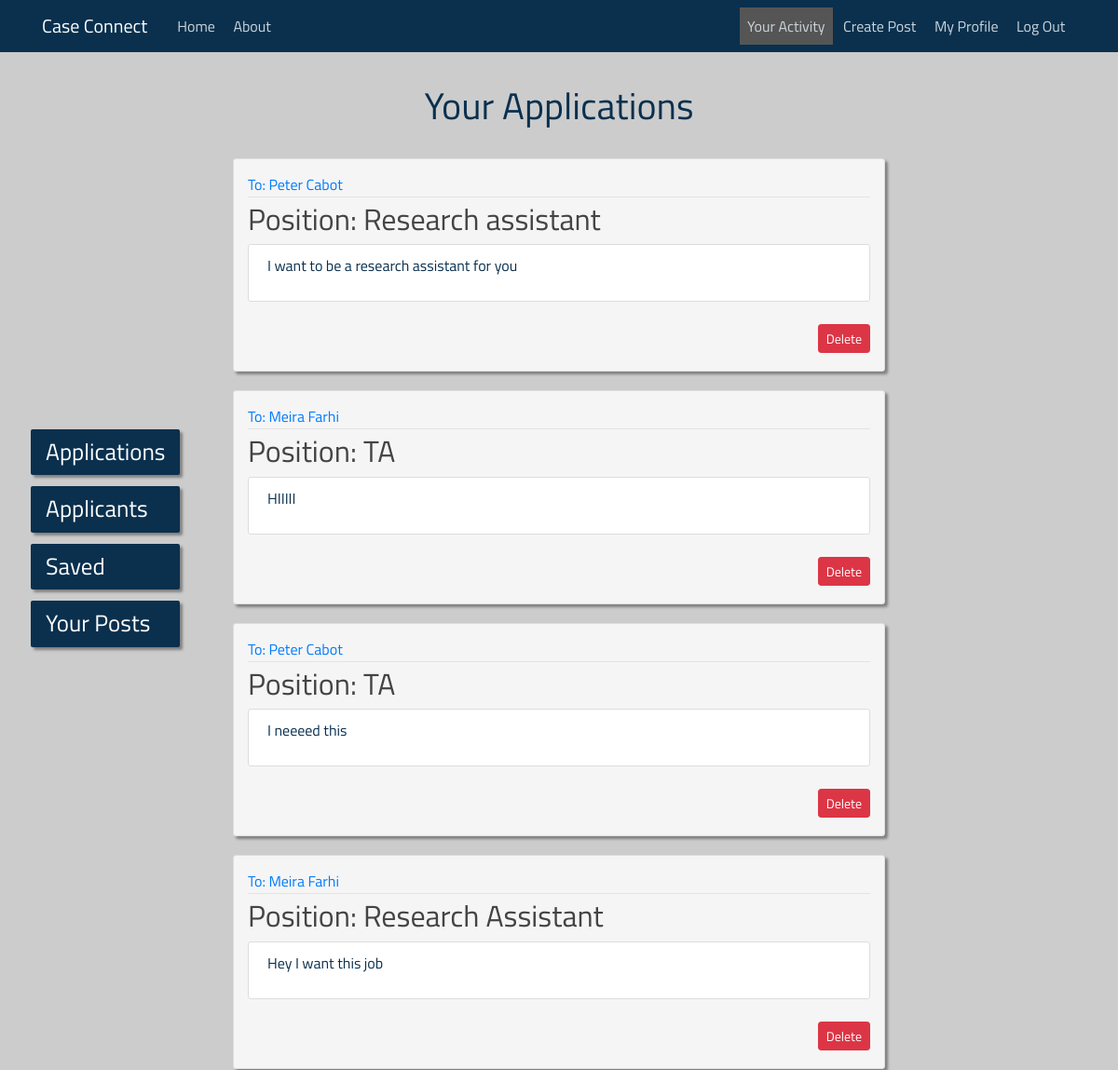
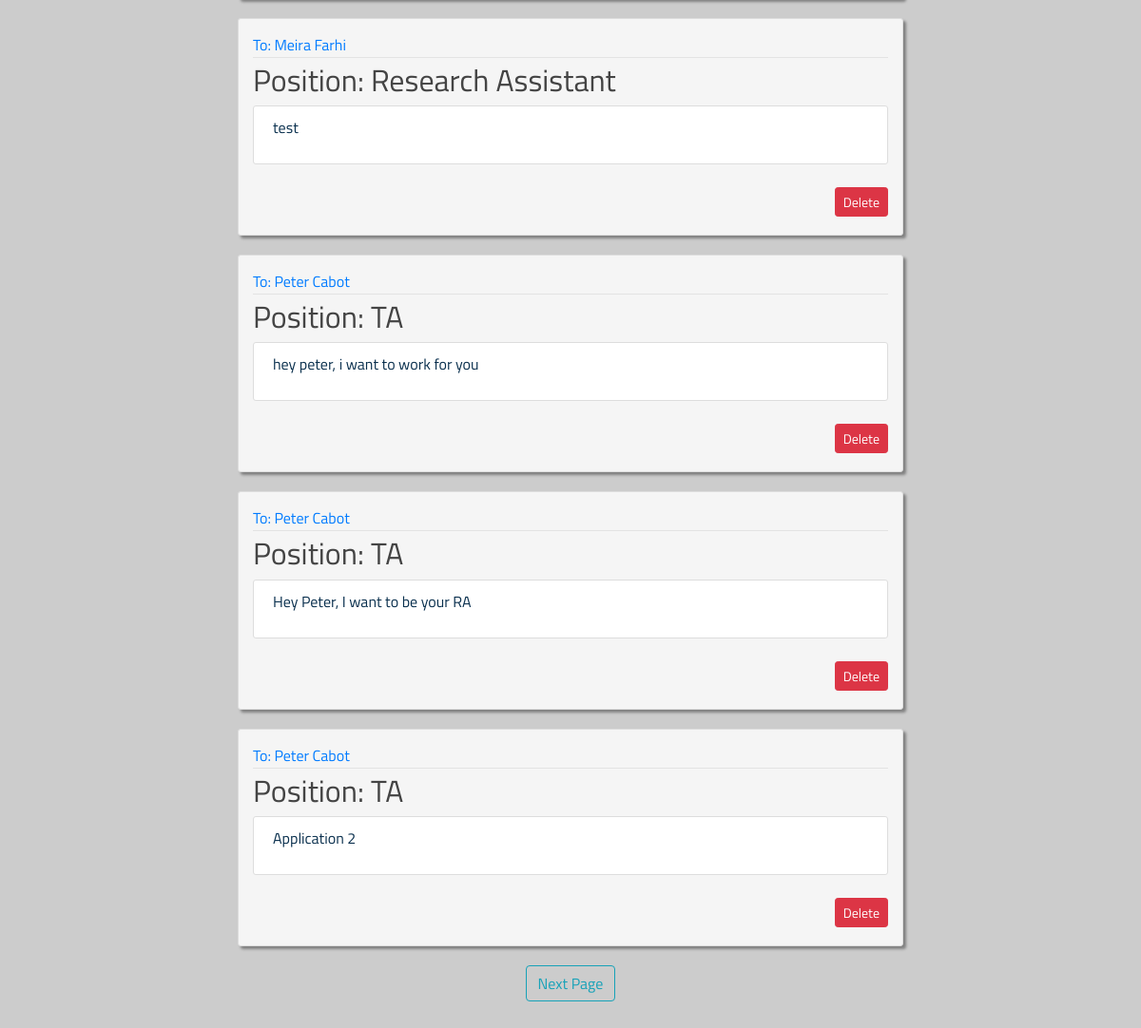
/applications/ (signed in), run on an earlier commit of the app's database (2 pictures, top to bottom).
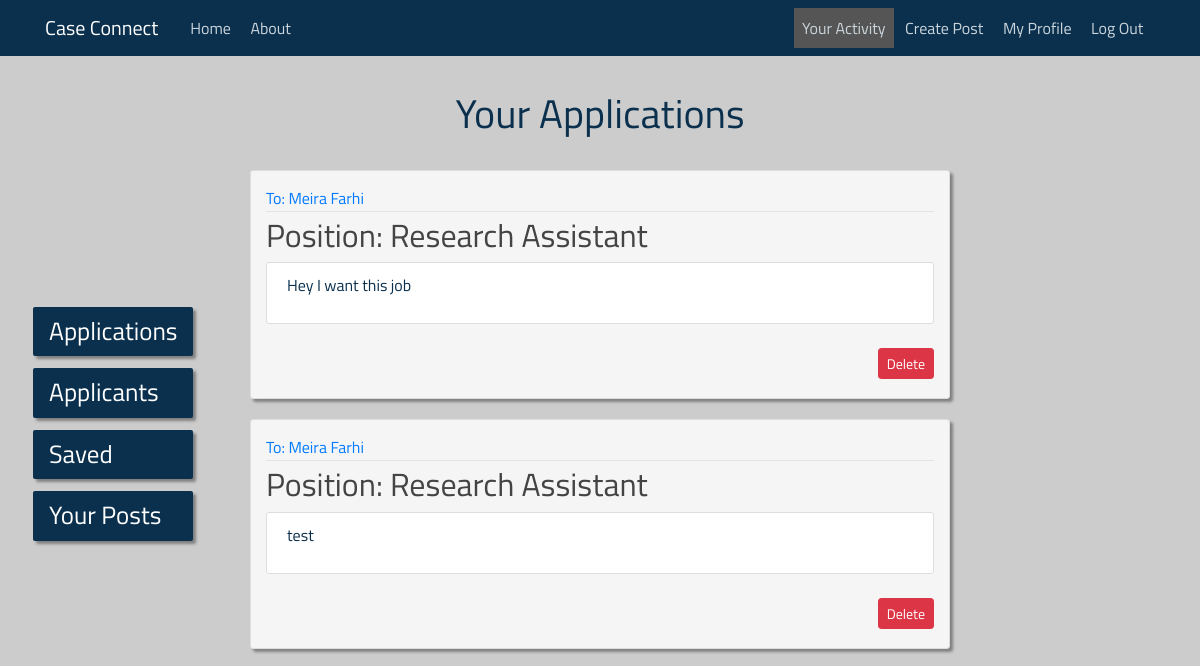
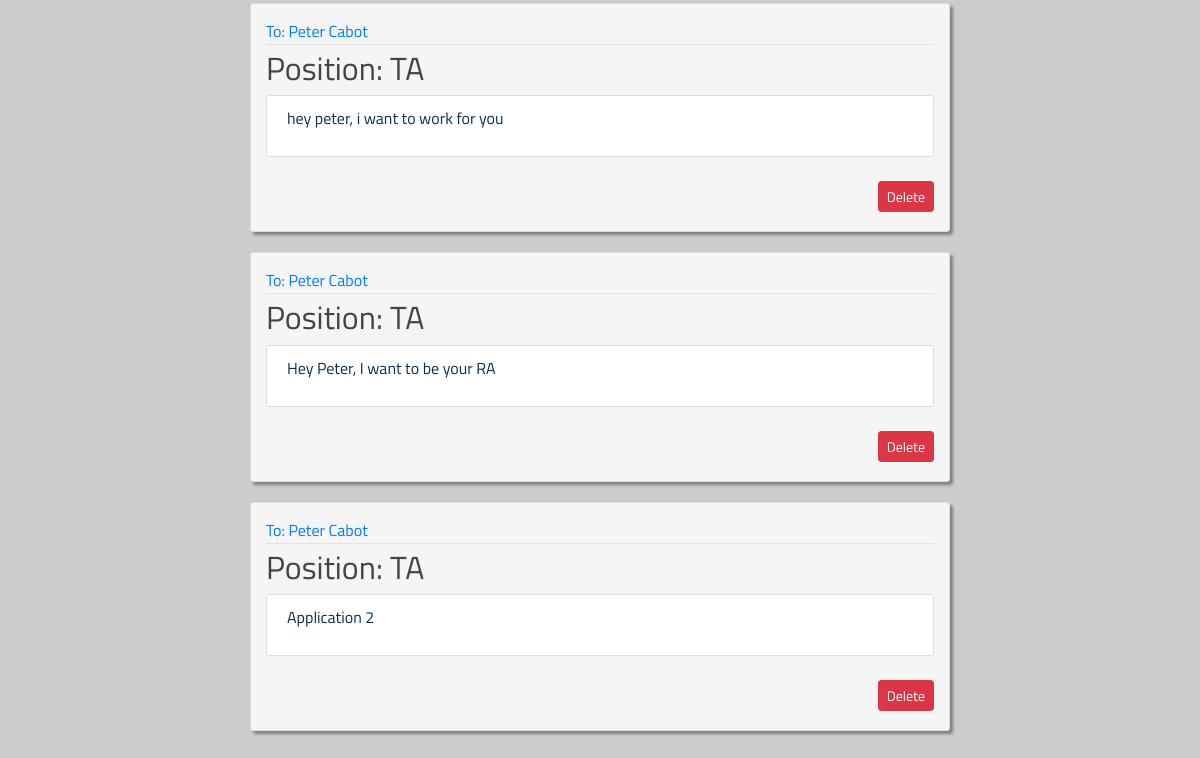
And on a later commit of the database (2 pictures, top to bottom).
### case_connecting/models.py (models this page shows, shortened)
class Application(models.Model):
    applicant = models.ForeignKey(User, on_delete=models.CASCADE)
    message = models.TextField()
    post = models.ForeignKey(Post, on_delete=models.CASCADE)
    date_applied = models.DateTimeField(default=timezone.now)

class Post(models.Model):
    recruiter = models.ForeignKey(User, on_delete=models.CASCADE)
    position = models.CharField(max_length=200)
    knowledge = models.CharField(max_length=200)
    content = models.TextField()
    pay = models.CharField(max_length=200)
    date_posted = models.DateTimeField(default=timezone.now)

### case_connecting/views.py (the view)
# urls.py: path('applications/', PostApplicationsListView.as_view(template_name='case_connecting/applications_page.html'), name="case_connecting-applications"),
class PostApplicationsListView(ListView):
    model = Application
    context_object_name = 'applications'
    paginate_by = 8  # the number of posts per page
    def get_queryset(self):
        request_user = self.request.user
        return Application.objects.filter(applicant=request_user).order_by('-date_applied')

### templates/case_connecting/applications_page.html (shortened to what this page needs)
{% extends "case_connecting/base.html" %}
{% block content %}
<head>
</head>
    <div class="sidenav">
      <a href="{% url 'case_connecting-applications' %}">Applications</a>
      <a href="{% url 'case_connecting-applicants' %}">Applicants</a>
      <a href="{% url 'case_connecting-saved' %}">Saved</a>
      <a href="{% url 'case_connecting-posts' %}">Your Posts</a>
    </div>
    <div class="content-section" id="posting-list" align="center">
        <div style="text-align: center;">
            <h1 style="color: #0a304e;">Your Applications</h1>
            <br>
        </div>
        {% for application in applications %}
        <article id="post" class="media content-section" align="left">
              <div class="media-body">
                <div class="article-metadata">
                  <a class="mr-2" href="{% url 'user-posts' application.post.recruiter %}">To: {{ application.post.recruiter.get_full_name }}</a>
                </div>
                <h2><a class="article-title" href="{% url 'post-detail' application.post.id %}">Position: {{ application.post.position }}</a></h2>
                  <div class="media content-section">
                    <p>{{ application.message }}</p>
                  </div>
                  <div align="right">
                      <a class="btn btn-danger btn-sm mt-1 mb-1" href="{% url 'post-delete-application' application.id %}">Delete</a>
                  </div>
              </div>
            </article>
        {% endfor %}
        {% if is_paginated %}
            {% if page_obj.has_next %}
                {% if page_obj.next_page_number == page_obj.paginator.num_pages %}
                    <a class="btn btn-outline-info mb-4" href = "?page={{ page_obj.next_page_number }}">Next Page</a>
                {% else %}
                    <a class="btn btn-outline-info mb-4" href = "?page={{ page_obj.next_page_number }}">Next Page</a>
                    <a class="btn btn-outline-info mb-4" href = "?page={{ page_obj.paginator.num_pages }}">Last Page</a>
                {% endif %}
            {% endif %}
        {% endif %}
    </div>
{% endblock %}

What changed in the data, as far as the page shows it:
removed Application: post.recruiter.get_full_name "Peter Cabot", post.position "Research assistant", message "I want to be a research assistant for you"
removed Application: post.recruiter.get_full_name "Meira Farhi", post.position "TA", message "HIIIII"
removed Application: post.recruiter.get_full_name "Peter Cabot", post.position "TA", message "I neeeed this"
Also different on the page:
text no longer shown: "Next Page"
